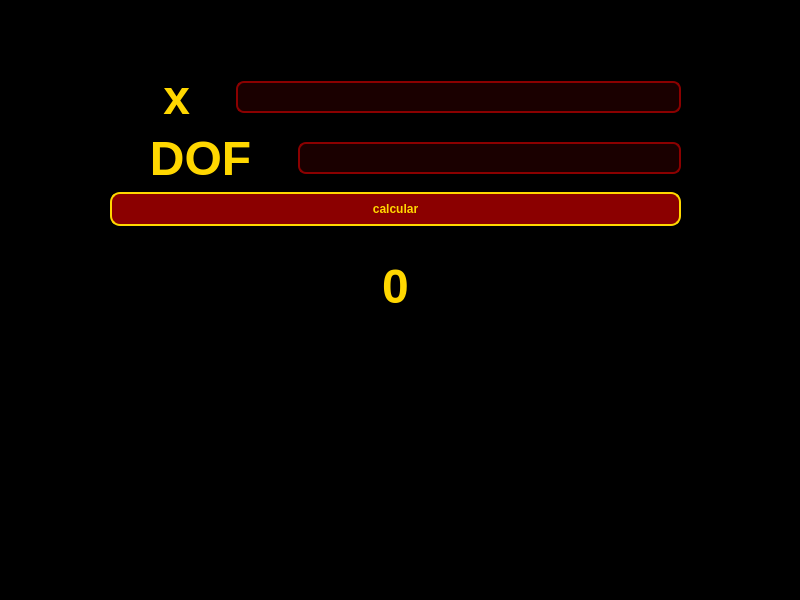
<?xml version="1.0" encoding="UTF-8"?>
<ui version="4.0">
 <class>MainWindow</class>
 <widget class="QMainWindow" name="MainWindow">
  <property name="geometry">
   <rect>
    <x>0</x>
    <y>0</y>
    <width>800</width>
    <height>600</height>
   </rect>
  </property>
  <property name="windowTitle">
   <string>MainWindow</string>
  </property>
  <property name="styleSheet">
   <string notr="true">QDialog, QWidget {
    background-color: #000000; /* negro */
}


/* QLabel */
QLabel {
    color: #FFD700;
    font-weight: bold;
    font-size: 36pt;
}


/* Botones gaming */
QPushButton {
    background-color: #8B0000;
    color: #FFD700;
    border: 2px solid #FFD700;
    border-radius: 10px;
    padding: 8px 16px;
    font-weight: bold;
}
/* QLineEdit estilo gaming */
QLineEdit {
    background-color: #1a0000; /* negro con tono rojizo */
    color: #FFD700; /* texto dorado */
    border: 2px solid #8B0000; /* rojo oscuro */
    border-radius: 8px;
    padding: 6px;
    selection-background-color: #8B0000; /* cuando seleccionas texto */
    selection-color: #FFD700;
}


/* Cuando el usuario hace clic */
QLineEdit:focus {
    border: 2px solid #FFD700; /* borde dorado brillante */
    background-color: #260000;
}


/* Hover */
QLineEdit:hover {
    border: 2px solid #B22222;
}


/* Placeholder (texto guía) */
QLineEdit::placeholder {
    color: #aa6666; /* rojizo tenue */
}
QPushButton:hover {
    background-color: #B22222;
}


QPushButton:pressed {
    background-color: #550000;
}</string>
  </property>
  <widget class="QWidget" name="centralwidget">
   <widget class="QWidget" name="">
    <property name="geometry">
     <rect>
      <x>110</x>
      <y>70</y>
      <width>571</width>
      <height>271</height>
     </rect>
    </property>
    <layout class="QVBoxLayout" name="verticalLayout_2">
     <item>
      <layout class="QVBoxLayout" name="verticalLayout">
       <item>
        <layout class="QHBoxLayout" name="horizontalLayout">
         <item>
          <widget class="QLabel" name="x2">
           <property name="font">
            <font>
             <pointsize>36</pointsize>
             <weight>75</weight>
             <bold>true</bold>
            </font>
           </property>
           <property name="text">
            <string>    x   </string>
           </property>
          </widget>
         </item>
         <item>
          <widget class="QLineEdit" name="valorx2">
           <property name="styleSheet">
            <string notr="true">QDialog, QWidget {
    background-color: #000000; /* negro */
}


/* QLabel */
QLabel {
    color: #FFD700;
    font-weight: bold;
    font-size: 36pt;
}


/* Botones gaming */
QPushButton {
    background-color: #8B0000;
    color: #FFD700;
    border: 2px solid #FFD700;
    border-radius: 10px;
    padding: 8px 16px;
    font-weight: bold;
}
/* QLineEdit estilo gaming */
QLineEdit {
    background-color: #1a0000; /* negro con tono rojizo */
    color: #FFD700; /* texto dorado */
    border: 2px solid #8B0000; /* rojo oscuro */
    border-radius: 8px;
    padding: 6px;
    selection-background-color: #8B0000; /* cuando seleccionas texto */
    selection-color: #FFD700;
}


/* Cuando el usuario hace clic */
QLineEdit:focus {
    border: 2px solid #FFD700; /* borde dorado brillante */
    background-color: #260000;
}


/* Hover */
QLineEdit:hover {
    border: 2px solid #B22222;
}


/* Placeholder (texto guía) */
QLineEdit::placeholder {
    color: #aa6666; /* rojizo tenue */
}
QPushButton:hover {
    background-color: #B22222;
}


QPushButton:pressed {
    background-color: #550000;
}</string>
           </property>
          </widget>
         </item>
        </layout>
       </item>
       <item>
        <layout class="QHBoxLayout" name="horizontalLayout_2">
         <item>
          <widget class="QLabel" name="dof2">
           <property name="font">
            <font>
             <pointsize>36</pointsize>
             <weight>75</weight>
             <bold>true</bold>
            </font>
           </property>
           <property name="text">
            <string>   DOF   </string>
           </property>
          </widget>
         </item>
         <item>
          <widget class="QLineEdit" name="valordof2"/>
         </item>
        </layout>
       </item>
      </layout>
     </item>
     <item>
      <widget class="QPushButton" name="botoncalcular2">
       <property name="text">
        <string>calcular</string>
       </property>
      </widget>
     </item>
     <item>
      <widget class="QLabel" name="label_3">
       <property name="text">
        <string>0</string>
       </property>
       <property name="alignment">
        <set>Qt::AlignCenter</set>
       </property>
      </widget>
     </item>
    </layout>
   </widget>
  </widget>
  <widget class="QMenuBar" name="menubar">
   <property name="geometry">
    <rect>
     <x>0</x>
     <y>0</y>
     <width>800</width>
     <height>21</height>
    </rect>
   </property>
  </widget>
  <widget class="QStatusBar" name="statusbar"/>
 </widget>
 <resources/>
 <connections/>
</ui>
